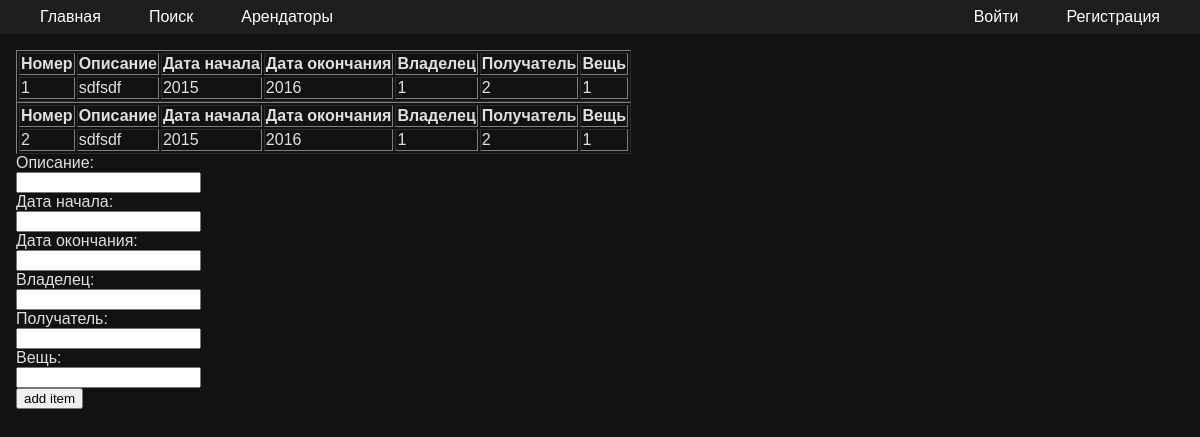
Before: /contracts with the older database file.
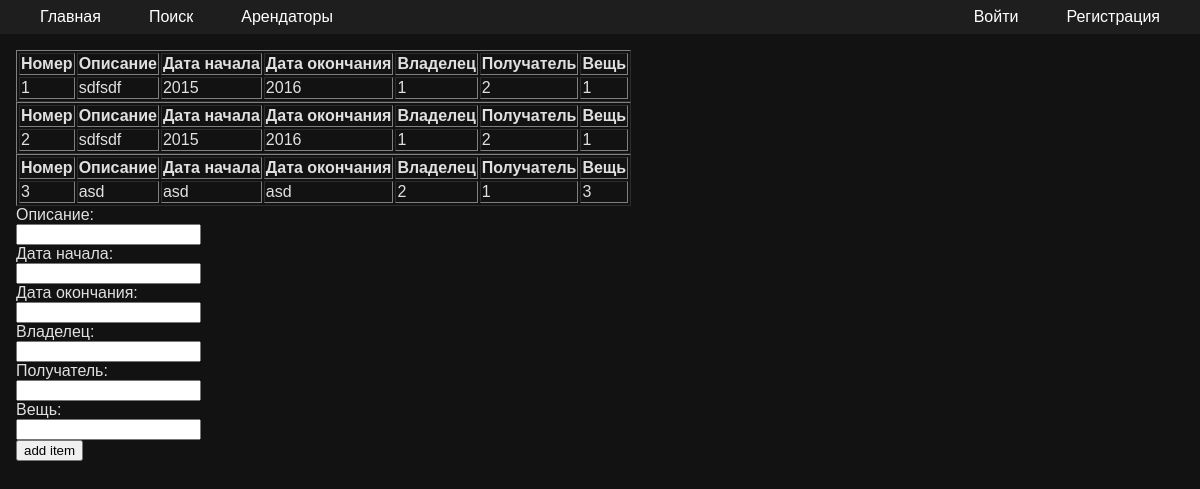
After: the same page with the newer database file.
### models.py (models this page shows, shortened)
class Contract(Base):
    __tablename__ = 'contract'
    id = Column(Integer, primary_key=True, autoincrement=True, unique=True, nullable=False)
    text = Column(String(255), nullable=False)
    start_date = Column(String, nullable=False)
    end_date = Column(String, nullable=False)
    leaser = mapped_column(ForeignKey('user.id'), nullable=False)
    taker = mapped_column(ForeignKey('user.id'), nullable=False)
    item = mapped_column(ForeignKey('item.id'), nullable=False)

### app.py (the view)
@login_required
@app.get('/contracts')
def contractsList():
    init_db()
    contracts_query= select(models.Contract)
    contracts_list= list(db_session.execute(contracts_query).scalars())
    return render_template("contracts.html", contracts_list=contracts_list)

### database.py (called while the page is built)
def init_db():
    import models
    Base.metadata.create_all(bind=engine)

### templates/contracts.html
{% extends 'base.html' %}
{% block content %}
{% for itm in contracts_list %}
<table border="1">
    <thead>
        <tr>
            <th>Номер</th>
            <th>Описание</th>
            <th>Дата начала</th>
            <th>Дата окончания</th>
            <th>Владелец</th>
            <th>Получатель</th>
            <th>Вещь</th>
        </tr>
    </thead>
    <tbody>
        <tr>
            <td>{{itm.id}}</td>
            <td>{{itm.text}}</td>
            <td>{{itm.start_date}}</td>
            <td>{{itm.end_date}}</td>
            <td>{{itm.leaser}}</td>
            <td>{{itm.taker}}</td>
            <td>{{itm.item}}</td>
        </tr>
    </tbody>
</table>
{% endfor %}
<form action="/contracts" method="post">
    Описание: <br>
    <input type="text" name="text"> <br>
    Дата начала: <br>
    <input type="text" name="start_date" step="any"> <br>
    Дата окончания: <br>
    <input type="text" name="end_date" step="any"> <br>
    Владелец: <br>
    <input type="number" name="leaser" step="any"> <br>
    Получатель: <br>
    <input type="number" name="taker" step="any"> <br>
    Вещь: <br>
    <input type="number" name="item" ><br>
    <input type="submit" value="add item">
</form>
{% endblock %}

Changed rows visible on the page:
added Contract: id "3", text "asd", start_date "asd", end_date "asd", leaser "2", taker "1", item "3"
